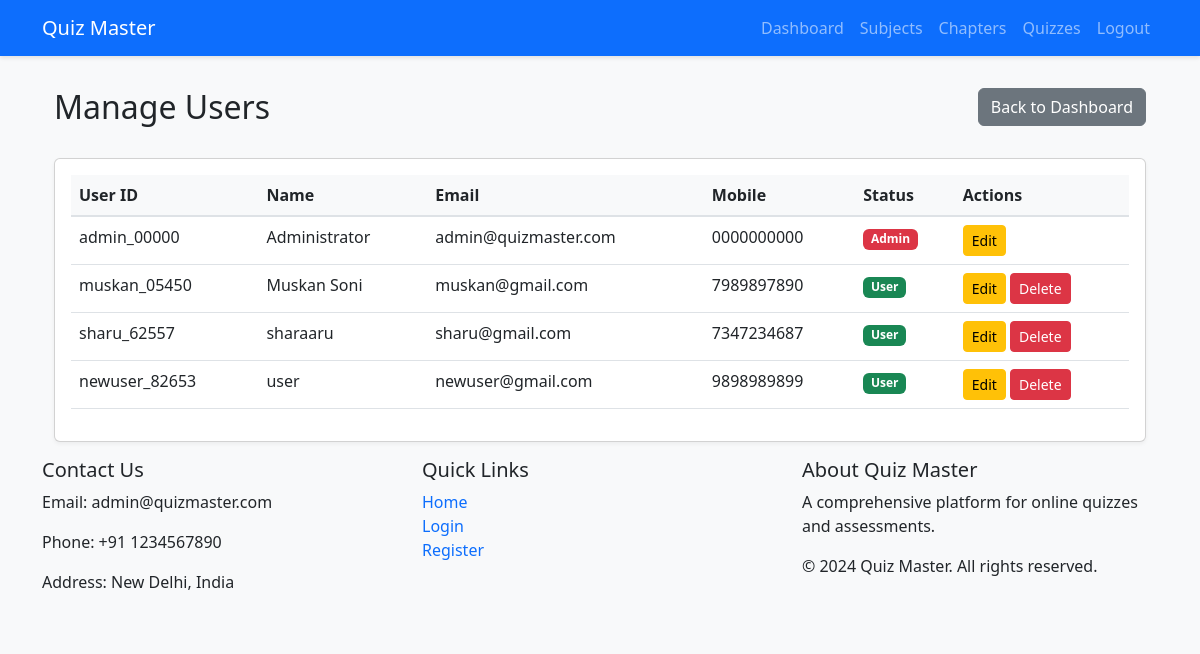
The app's page /admin/users (signed in) with its own data.
### app.py (models this page shows, shortened)
class User(UserMixin, db.Model):
    id = db.Column(db.Integer, primary_key=True)
    user_id = db.Column(db.String(50), unique=True, nullable=False)
    email = db.Column(db.String(120), unique=True, nullable=False)
    full_name = db.Column(db.String(100), nullable=False)
    mobile_no = db.Column(db.String(15), nullable=False)
    dob = db.Column(db.Date, nullable=False)
    gender = db.Column(db.String(10), nullable=False)
    state = db.Column(db.String(50), nullable=False)
    city = db.Column(db.String(50), nullable=False)
    qualification = db.Column(db.String(100), nullable=False)
    password_hash = db.Column(db.String(128))
    is_admin = db.Column(db.Boolean, default=False)
    quiz_attempts = db.relationship('QuizAttempt', backref='user', lazy=True)

### app.py (the view)
@app.route('/admin/users')
@login_required
@admin_required
def manage_users():
    users = User.query.all()
    return render_template('admin/manage_users.html', users=users)

### app.py (called while the page is built)
def admin_required(f):
    @wraps(f)
    def decorated_function(*args, **kwargs):
        if not current_user.is_authenticated or not current_user.is_admin:
            flash('You do not have permission to access this page.', 'error')
            return redirect(url_for('login'))
        return f(*args, **kwargs)
    return decorated_function

@login_manager.user_loader
def load_user(user_id):
    return User.query.get(int(user_id))

### templates/admin/manage_users.html (shortened to what this page needs)
{% extends "base.html" %}
{% block content %}
<div class="container">
    <div class="row mb-4">
        <div class="col">
            <h2>Manage Users</h2>
        </div>
        <div class="col text-end">
            <a href="{{ url_for('admin_dashboard') }}" class="btn btn-secondary">Back to Dashboard</a>
        </div>
    </div>
    <div class="card">
        <div class="card-body">
            <div class="table-responsive">
                <table class="table">
                    <thead>
                        <tr>
                            <th>User ID</th>
                            <th>Name</th>
                            <th>Email</th>
                            <th>Mobile</th>
                            <th>Status</th>
                            <th>Actions</th>
                        </tr>
                    </thead>
                    <tbody>
                        {% for user in users %}
                        <tr>
                            <td>{{ user.user_id }}</td>
                            <td>{{ user.full_name }}</td>
                            <td>{{ user.email }}</td>
                            <td>{{ user.mobile_no }}</td>
                            <td>
                                {% if user.is_admin %}
                                <span class="badge bg-danger">Admin</span>
                                {% else %}
                                <span class="badge bg-success">User</span>
                                {% endif %}
                            </td>
                            <td>
                                <a href="{{ url_for('edit_user', user_id=user.id) }}" class="btn btn-sm btn-warning">
                                    Edit
                                </a>
                                {% if not user.is_admin %}
                                <button class="btn btn-sm btn-danger" onclick="deleteUser({{ user.id }})">
                                    Delete
                                </button>
                                {% endif %}
                            </td>
                        </tr>
                        {% endfor %}
                    </tbody>
                </table>
            </div>
        </div>
    </div>
</div>
{% endblock %}

### static/css/style.css (style rules this page uses)
body { background-color: #f8f9fa; }
.card { box-shadow: 0 2px 4px rgba(0,0,0,.05); transition: transform 0.2s; }
.table th { background-color: #f8f9fa; border-bottom: 2px solid #dee2e6; }

### records on screen
User: user_id "admin_00000", full_name "Administrator", email "admin@quizmaster.com", mobile_no "0000000000", is_admin "Admin"
User: user_id "muskan_05450", full_name "Muskan Soni", email "muskan@gmail.com", mobile_no "7989897890", is_admin "User"
User: user_id "sharu_62557", full_name "sharaaru", email "sharu@gmail.com", mobile_no "7347234687", is_admin "User"
User: user_id "newuser_82653", full_name "user", email "newuser@gmail.com", mobile_no "9898989899", is_admin "User"
